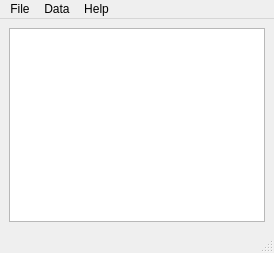
<?xml version="1.0" encoding="UTF-8"?>
<ui version="4.0">
 <class>StokBarang</class>
 <widget class="QMainWindow" name="StokBarang">
  <property name="geometry">
   <rect>
    <x>0</x>
    <y>0</y>
    <width>274</width>
    <height>253</height>
   </rect>
  </property>
  <property name="windowTitle">
   <string>StokBarang</string>
  </property>
  <widget class="QWidget" name="centralwidget">
   <layout class="QGridLayout" name="gridLayout">
    <item row="0" column="0">
     <widget class="QTableWidget" name="tableWidget"/>
    </item>
   </layout>
  </widget>
  <widget class="QMenuBar" name="menubar">
   <property name="geometry">
    <rect>
     <x>0</x>
     <y>0</y>
     <width>274</width>
     <height>21</height>
    </rect>
   </property>
   <widget class="QMenu" name="menuFile">
    <property name="title">
     <string>File</string>
    </property>
   </widget>
   <widget class="QMenu" name="menuData">
    <property name="title">
     <string>Data</string>
    </property>
    <addaction name="separator"/>
    <addaction name="actionAdd"/>
    <addaction name="actionDelete"/>
   </widget>
   <widget class="QMenu" name="menuDelete">
    <property name="title">
     <string>Help</string>
    </property>
   </widget>
   <addaction name="menuFile"/>
   <addaction name="menuData"/>
   <addaction name="menuDelete"/>
  </widget>
  <widget class="QStatusBar" name="statusbar"/>
  <action name="actionAdd">
   <property name="text">
    <string>Add...</string>
   </property>
  </action>
  <action name="actionDelete">
   <property name="text">
    <string>Delete...</string>
   </property>
  </action>
 </widget>
 <resources/>
 <connections/>
</ui>
